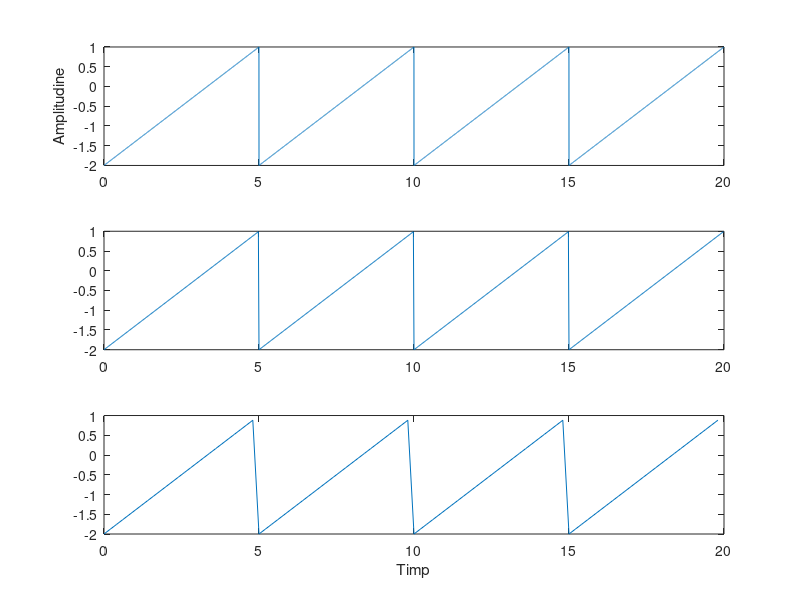

MATLAB code for this plot:
T = 20;
T0 = 5;
F0 = 1 / T0;

%rezolutiile temporala
dt1 = 0.002; N1 = T / dt1;
dt2 = 0.02; N2 = T / dt2;
dt3 = 0.2; N3 = T / dt3;

t1 = dt1 * ( 0: N1 - 1);
t2 = dt2 * ( 0: N2 - 1);
t3 = dt3 * ( 0: N3 - 1);

% generare semnale
y1 = 1.5 * sawtooth(2 * pi * F0 * t1,1) - 0.5;
y2 = 1.5 * sawtooth(2 * pi * F0 * t2,1) - 0.5;
y3 = 1.5 * sawtooth(2 * pi * F0 * t3,1) - 0.5;

% afisare semnale
figure(1);
    subplot(3,1,1);
        plot(t1,y1),ylabel('Amplitudine');
    subplot(3,1,2);
        plot(t2,y2);
    subplot(3,1,3);
        plot(t3,y3), xlabel('Timp');

